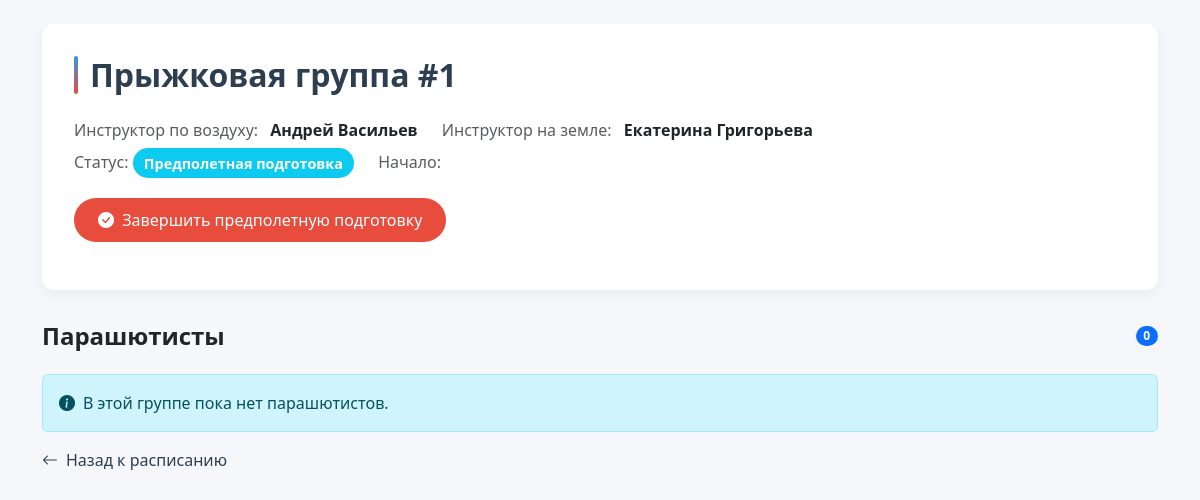
The app's page /instructors/1/jump_groups/1/, older data.
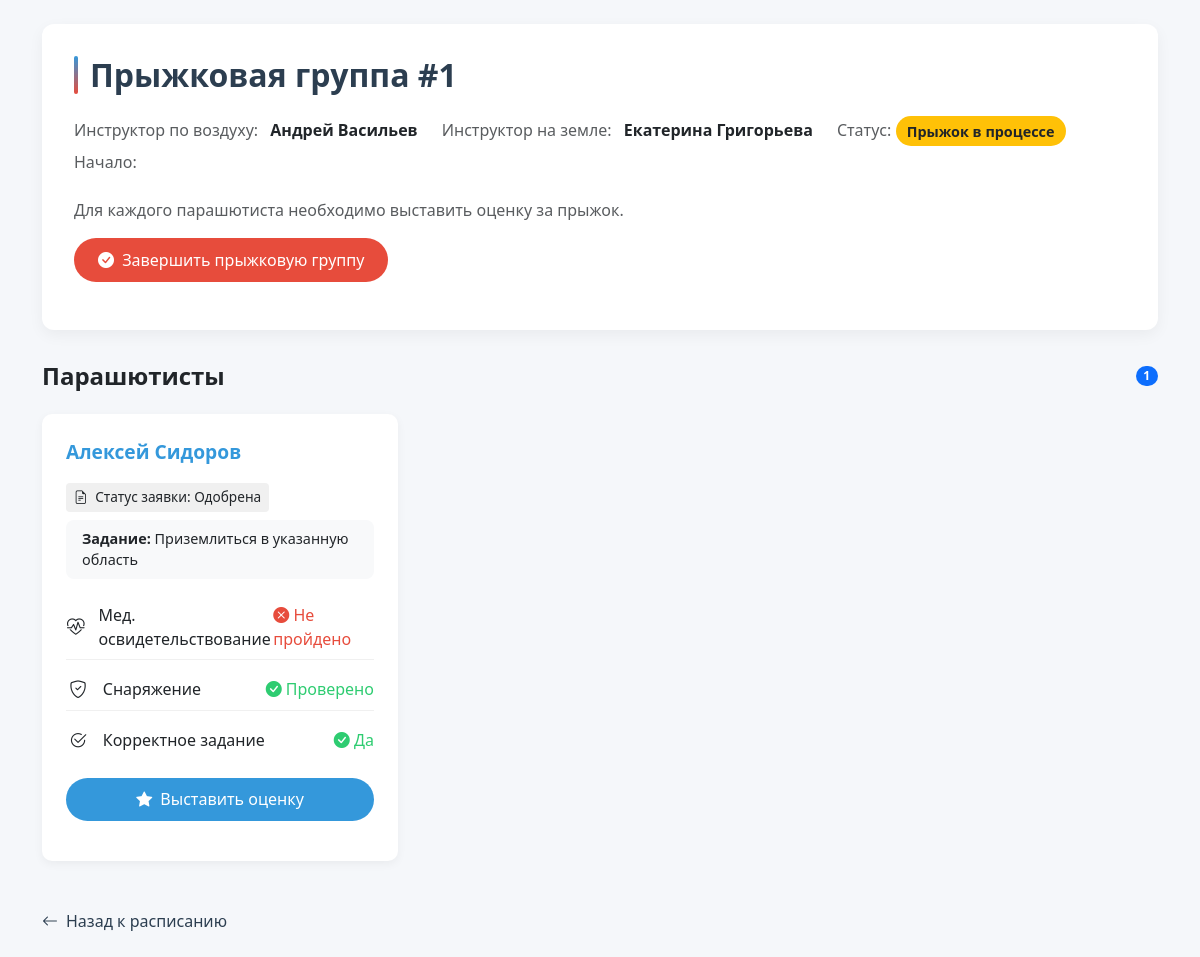
The same page, newer data.
### instructors/models.py (models this page shows, shortened)
class JumpGroup(models.Model):
    instructor_air = models.ForeignKey(Instructor, on_delete=models.CASCADE, related_name='air_instructor')
    instructor_ground = models.ForeignKey(Instructor, on_delete=models.CASCADE, related_name='ground_instructor')
    group_name = models.CharField(max_length=255, default="")
    start_date_time = models.DateTimeField(null=True, blank=True)
    end_date_time = models.DateTimeField(null=True, blank=True)
    jump_date = models.DateTimeField()
    aircraft_type = models.CharField(max_length=255)
    altitude = models.PositiveIntegerField(help_text="Высота в метрах")
    status = models.CharField(
        max_length=50,
        choices=[
            ('created', 'Создана'),
            ('Pre-Flight Preparation', 'Предполетная подготовка'),
            ('Jump In Progress', 'Прыжок в процессе'),
            ('Completed', 'Завершена'),
            ('Cancelled', 'Отменена')
        ],
        default='Created'
    )

class Instructor(models.Model):
    instructor_id = models.AutoField(primary_key=True)
    first_name = models.CharField(max_length=255)
    middle_name = models.CharField(max_length=255)
    last_name = models.CharField(max_length=255)
    contact_info = models.CharField(max_length=255)
    qualification = models.CharField(max_length=50)
    status = models.CharField(max_length=50)

class JumpGroupParachutist(models.Model):
    parachutist = models.ForeignKey(Parachutist, on_delete=models.CASCADE)
    jump_group = models.ForeignKey(JumpGroup, on_delete=models.CASCADE)
    request_status = models.CharField('Статус заявки', max_length=50, choices=[('Pending', 'Ожидает'), ('Approved', 'Одобрена'),
                                                              ('Denied', 'Отклонена')], default='Pending')
    medical_checkup_passed = models.BooleanField('Медицинское освидетельствование', default=False)
    """
    Проверка состояния здоровья на месте.
    """
    equipment_checked = models.BooleanField('Снаряжение проверено', default=False)
    correct_assignment = models.BooleanField('Корректное задание', default=False)

class Parachutist(models.Model):
    parachutist_id = models.AutoField(primary_key=True)
    first_name = models.CharField(max_length=255)
    middle_name = models.CharField(max_length=255)
    last_name = models.CharField(max_length=255)
    contact_info = models.CharField(max_length=255)

class JumpAssignment(models.Model):
    parachutist = models.ForeignKey(Parachutist, on_delete=models.CASCADE)
    jump_group = models.ForeignKey(JumpGroup, on_delete=models.CASCADE)
    task = models.TextField()
    score = models.PositiveSmallIntegerField(null=True, blank=True,
                                             choices=[(i, str(i)) for i in range(6)])  # Оценка от 0 до 5
    completed = models.BooleanField(default=False)  # Фиксация выполнения прыжка

### instructors/views.py (the view)
def jump_group_detail(request, instructor_id, jump_group_id):
    instructor = get_object_or_404(Instructor, instructor_id=instructor_id)
    jump_group = get_object_or_404(JumpGroup, id=jump_group_id)
    return render(request, 'jump_group_detail.html', {
        'instructor': instructor,
        'jump_group': jump_group,
        'request_data': get_parachutists_for_jump_group_detail(jump_group=jump_group),
    })

### instructors/views.py (called while the page is built)
def get_parachutists_for_jump_group_detail(jump_group):
    if jump_group.status == 'Jump In Progress':
        jump_group_parachutists = JumpGroupParachutist.objects.filter(jump_group=jump_group, request_status='Approved')
    else:
        jump_group_parachutists = JumpGroupParachutist.objects.filter(jump_group=jump_group)
    request_data = []
    for jgp in jump_group_parachutists:
        assignment = JumpAssignment.objects.filter(parachutist=jgp.parachutist, jump_group=jump_group).first()
        task = assignment.task if assignment else None
        request_data.append({
            'request': jgp,  # Сам объект JumpGroupParachutist
            'task': task
        })
    return request_data

### instructors/templates/jump_group_detail.html (shortened to what the changed rows need)
<!DOCTYPE html>
<html lang="ru">
<head>
    <link href="https://cdn.jsdelivr.net/npm/bootstrap@5.3.0/dist/css/bootstrap.min.css" rel="stylesheet">
    <link href="https://cdn.jsdelivr.net/npm/bootstrap-icons@1.10.0/font/bootstrap-icons.css" rel="stylesheet">
</head>
<body>
    <div class="container py-4">
        <div class="group-header">
            <h1 class="group-title">Прыжковая группа #{{ jump_group.id }}</h1>
            <div class="d-flex flex-wrap align-items-center mb-3">
                <div class="me-4 mb-2">
                    <span class="text-muted">Инструктор по воздуху:</span>
                    <span class="fw-bold ms-2">{{ jump_group.instructor_air.first_name }} {{ jump_group.instructor_air.last_name }}</span>
                </div>
                <div class="me-4 mb-2">
                    <span class="text-muted">Инструктор на земле:</span>
                    <span class="fw-bold ms-2">{{ jump_group.instructor_ground.first_name }} {{ jump_group.instructor_ground.last_name }}</span>
                </div>
                <div class="me-4 mb-2">
                    <span class="text-muted">Статус:</span>
                    <span class="info-badge bg-{% if jump_group.status == 'completed' %}success text-white fw-semibold{% elif jump_group.status == 'Jump In Progress' %}warning fw-semibold{% else %}info text-white fw-semibold{% endif %}">
                        {{ jump_group.get_status_display }}
                    </span>
                </div>
                <div class="me-4 mb-2">
                </div>
            </div>
            <div class="d-flex flex-wrap">
                {% if jump_group.status == 'created' %}
                    <a href="{% url 'start_pre_flight_preparation' instructor_id=instructor.instructor_id jump_group_id=jump_group.id %}" class="btn btn-action btn-start">
                        <i class="bi bi-play-fill me-1"></i> Начать предполетную подготовку
                    </a>
                {% elif jump_group.status == 'Pre-Flight Preparation' %}
                    <a href="{% url 'complete_pre_flight_preparation' instructor_id=instructor.instructor_id jump_group_id=jump_group.id %}" class="btn btn-action btn-complete">
                        <i class="bi bi-check-circle-fill me-1"></i> Завершить предполетную подготовку
                    </a>
                {% elif jump_group.status == 'Jump In Progress' %}
                <div>
                    <p class="text-muted">Для каждого парашютиста необходимо выставить оценку за прыжок.</p>
                    <a href="{% url 'complete_jump_group' instructor_id=instructor.instructor_id jump_group_id=jump_group.id %}" class="btn btn-action btn-complete">
                        <i class="bi bi-check-circle-fill me-1"></i> Завершить прыжковую группу
                    </a>
                </div>
                {% endif %}
            </div>
        </div>
        <div class="d-flex justify-content-between align-items-center mb-4">
            <h2 class="mb-0" style="font-size: 1.5rem; font-weight: 600;">Парашютисты</h2>
            <span class="badge bg-primary rounded-pill">{{ request_data|length }}</span>
        </div>
        {% if request_data %}
            <div class="row">
                {% for item in request_data %}
                <div class="col-md-6 col-lg-4 mb-4">
                    <div class="parachutist-card">
                        <div class="d-flex justify-content-between align-items-start mb-3">
                            {% if jump_group.status == 'Pre-Flight Preparation' %}
                                <a href="{% url 'edit_jump_checkpoint' instructor_id=instructor.instructor_id jump_group_id=jump_group.id parachutist_id=item.request.parachutist.parachutist_id %}"
                                   class="parachutist-name">
                                    {{ item.request.parachutist.first_name }} {{ item.request.parachutist.last_name }}
                                </a>
                                <a href="{% url 'edit_jump_checkpoint' instructor_id=instructor.instructor_id jump_group_id=jump_group.id parachutist_id=item.request.parachutist.parachutist_id %}"
                                   class="btn btn-sm btn-edit">
                                    <i class="bi bi-pencil"></i>
                                </a>
                            {% else %}
                                <span class="parachutist-name">
                                    {{ item.request.parachutist.first_name }} {{ item.request.parachutist.last_name }}
                                </span>
                            {% endif %}
                        </div>
                        {% if jump_group.status in 'Jump In Progress,Completed' %}
                        <div class="request-status mb-2">
                            <i class="bi bi-file-earmark-text me-1"></i>
                            Статус заявки: {{ item.request.get_request_status_display }}
                        </div>
                        {% endif %}
                        <div class="task-item mb-3">
                            <strong>Задание:</strong>
                            {% if item.task %}
                                {{ item.task }}
                            {% else %}
                                <span class="not-assigned">не назначено</span>
                            {% endif %}
                        </div>
                        <div class="checkpoint-item">
                            <div class="checkpoint-icon">
                                <i class="bi bi-heart-pulse"></i>
                            </div>
                            <div class="flex-grow-1">Мед. освидетельствование</div>
                            <span class="{% if item.request.medical_checkup_passed %}passed{% else %}failed{% endif %}">
                                {% if item.request.medical_checkup_passed %}<i class="bi bi-check-circle-fill"></i> Пройдено{% else %}<i class="bi bi-x-circle-fill"></i> Не пройдено{% endif %}
                            </span>
                        </div>
                        <div class="checkpoint-item">
                            <div class="checkpoint-icon">
                                <i class="bi bi-shield-check"></i>
                            </div>
                            <div class="flex-grow-1">Снаряжение</div>
                            <span class="{% if item.request.equipment_checked %}passed{% else %}failed{% endif %}">
                                {% if item.request.equipment_checked %}<i class="bi bi-check-circle-fill"></i> Проверено{% else %}<i class="bi bi-x-circle-fill"></i> Не проверено{% endif %}
                            </span>
                        </div>
                        <div class="checkpoint-item" style="border-bottom: none;">
                            <div class="checkpoint-icon">
                                <i class="bi bi-check2-circle"></i>
                            </div>
                            <div class="flex-grow-1">Корректное задание</div>
                            <span class="{% if item.request.correct_assignment %}passed{% else %}failed{% endif %}">
                                {% if item.request.correct_assignment %}<i class="bi bi-check-circle-fill"></i> Да{% else %}<i class="bi bi-x-circle-fill"></i> Нет{% endif %}
                            </span>
                        </div>
                        {% if jump_group.status == 'Jump In Progress' %}
                        <div class="mt-3">
                            <a href="{% url 'set_jump_score' instructor_id=instructor.instructor_id jump_group_id=jump_group.id parachutist_id=item.request.parachutist.parachutist_id %}"
                               class="btn btn-action btn-edit w-100">
                                <i class="bi bi-star-fill me-1"></i> Выставить оценку
                            </a>
                        </div>
                        {% endif %}
                    </div>
                </div>
                {% endfor %}
            </div>
        {% else %}
            <div class="alert alert-info d-flex align-items-center">
                <i class="bi bi-info-circle-fill me-2"></i>
                В этой группе пока нет парашютистов.
            </div>
        {% endif %}
        <a href="{% url 'instructor_schedule' instructor_id=instructor.instructor_id %}" class="btn-back">
            <i class="bi bi-arrow-left me-2"></i> Назад к расписанию
        </a>
    </div>
</body>
</html>

Row changes from the older to the newer data that the page shows:
changed JumpGroup "Андрей": status "Предполетная подготовка" → "Прыжок в процессе"
added JumpGroupParachutist: request.parachutist.first_name "Алексей", request.parachutist.last_name "Сидоров", request.request_status "Одобрена", task "Приземлиться в указанную область", medical_checkup_passed False (drawn), equipment_checked True (drawn), correct_assignment True (drawn)
Text that changed along with them:
{{ request_data|length }}: "0" → "1"
text no longer shown: "Завершить предполетную подготовку В этой группе пока нет парашютистов."
text now shown: "Для каждого парашютиста необходимо выставить оценку за прыжок. Завершить прыжковую группу"
